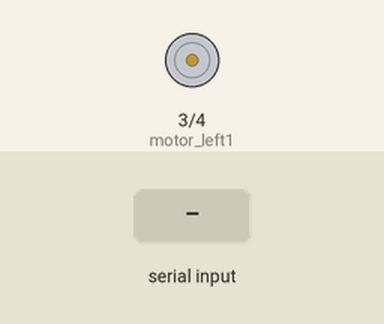
Recording of a sketch running on a simulated Arduino Uno, built with avr-gcc and run on an emulated ATmega328P. On the bench: motor-driver pin pairs drawn as motors (green arrow = first pin HIGH = forward, orange = second pin HIGH = backward, longer = more drive). Inputs (shaded band) come from the test bench.

Above: at 1.2 s.
1.3 s: "1" received over Serial
At 2.5 s:
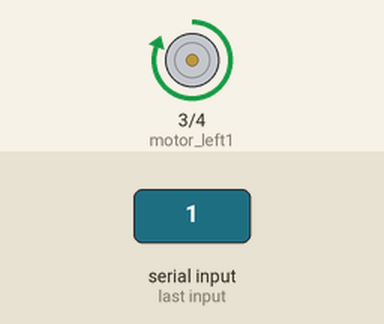
2.8 s: "0" received over Serial
At 3.8 s:
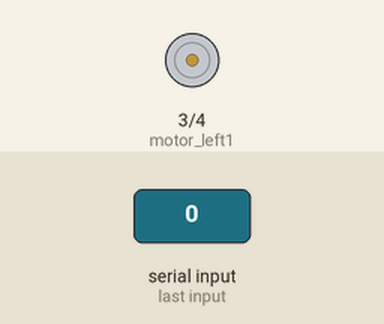
Timing chart, 0 to 5.8 s (numbered marks = the images above; inputs shaded):
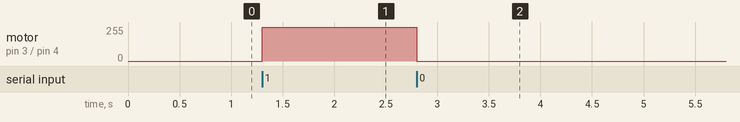

Measured:
- after the input at 1.3 s, motor on pin 3 (motor_left1) / pin 4 (motor_left2): stopped → forward 255/255 at once
- after the input at 2.8 s, motor on pin 3 (motor_left1) / pin 4 (motor_left2): forward 255/255 → stopped at once

The sketch:

Arduino_Test_1.ino
```cpp
const int motor_left1 = 3;
const int motor_left2 = 4;

void setup()
{
    Serial.begin(9600);

    pinMode(motor_left1, OUTPUT);
    pinMode(motor_left2, OUTPUT);
}

void loop()
{
    if (Serial.available())
    {
        char c = Serial.read();

        if (c == '1')
        {
            digitalWrite(motor_left1, HIGH);
            digitalWrite(motor_left2, LOW);
        }

        if (c == '0')
        {
            digitalWrite(motor_left1, LOW);
            digitalWrite(motor_left2, LOW);
        }
    }
}
```
